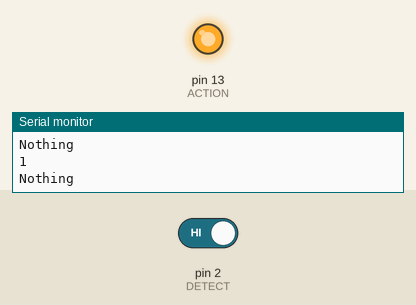
Simulated run of this sketch. Board: Arduino Uno, built with avr-gcc and run on an emulated ATmega328P. Parts: output pins drawn as LEDs (lit = HIGH), the last lines printed to the serial monitor. The inputs (shaded band) are chosen by the test bench; at power-on: pin 2 (DETECT) HIGH.

Above: at 1.2 s.
1.3 s: pin 2 (DETECT) driven LOW
At 2.4 s:
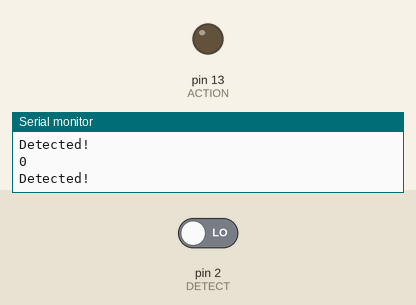
2.8 s: pin 2 (DETECT) driven HIGH
At 3.5 s:
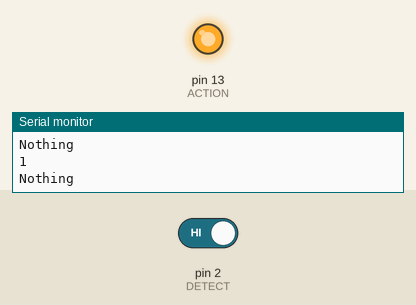
Timing chart, 0 to 5.8 s (numbered marks = the images above; inputs shaded):
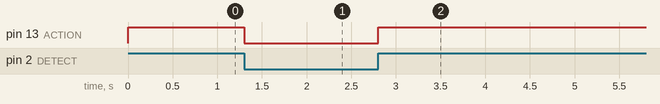

The sketch:

hall1.ino
```cpp
#define DETECT 2 // pin 2 for  sensor
#define ACTION 13 // pin 8 for action to do someting


void setup() {
  Serial.begin(9600);

  pinMode(DETECT, INPUT);//define detect input pin
  pinMode(ACTION, OUTPUT);//define ACTION output pin

}

void loop() {


  int detected = digitalRead(DETECT);// read Hall sensor

  if( detected == LOW)
  {
    digitalWrite(ACTION,LOW);
    Serial.println("Detected!");
    Serial.println(LOW);

  }
  else
  {
    digitalWrite(ACTION,HIGH);
    Serial.println("Nothing");
    Serial.println(HIGH);

    }
  delay(10);
}
```

Measured:
- after the input at 1.3 s, pin 13 (ACTION): HIGH → LOW at once
- after the input at 2.8 s, pin 13 (ACTION): LOW → HIGH at once
